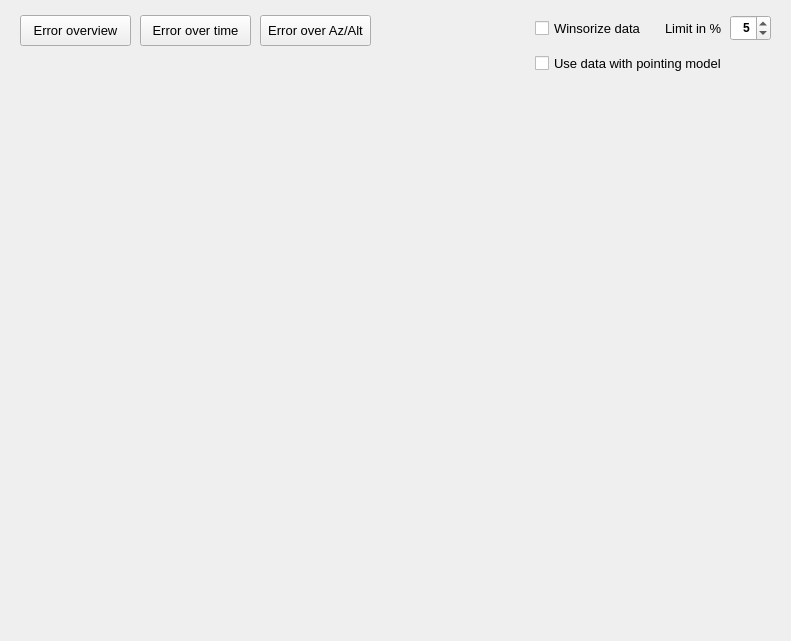
<?xml version="1.0" encoding="UTF-8"?>
<ui version="4.0">
 <class>AnalyseDialog</class>
 <widget class="QWidget" name="AnalyseDialog">
  <property name="geometry">
   <rect>
    <x>0</x>
    <y>0</y>
    <width>791</width>
    <height>641</height>
   </rect>
  </property>
  <property name="windowTitle">
   <string>Analyse</string>
  </property>
  <widget class="QWidget" name="analyse" native="true">
   <property name="geometry">
    <rect>
     <x>10</x>
     <y>115</y>
     <width>771</width>
     <height>516</height>
    </rect>
   </property>
   <property name="font">
    <font>
     <family>Arial</family>
    </font>
   </property>
   <property name="autoFillBackground">
    <bool>true</bool>
   </property>
  </widget>
  <widget class="QPushButton" name="btn_errorTime">
   <property name="geometry">
    <rect>
     <x>140</x>
     <y>15</y>
     <width>111</width>
     <height>31</height>
    </rect>
   </property>
   <property name="font">
    <font>
     <pointsize>10</pointsize>
    </font>
   </property>
   <property name="toolTip">
    <string>&lt;html&gt;&lt;head/&gt;&lt;body&gt;&lt;p&gt;Shows the Ra Dec error of the aligment model from data.&lt;/p&gt;&lt;/body&gt;&lt;/html&gt;</string>
   </property>
   <property name="text">
    <string>Error over time</string>
   </property>
  </widget>
  <widget class="QPushButton" name="btn_errorOverview">
   <property name="geometry">
    <rect>
     <x>20</x>
     <y>15</y>
     <width>111</width>
     <height>31</height>
    </rect>
   </property>
   <property name="font">
    <font>
     <pointsize>10</pointsize>
    </font>
   </property>
   <property name="toolTip">
    <string>&lt;html&gt;&lt;head/&gt;&lt;body&gt;&lt;p&gt;Shows an overview of the aligment model error from data.&lt;/p&gt;&lt;/body&gt;&lt;/html&gt;</string>
   </property>
   <property name="text">
    <string>Error overview</string>
   </property>
  </widget>
  <widget class="QLabel" name="analyseBackground">
   <property name="geometry">
    <rect>
     <x>0</x>
     <y>0</y>
     <width>790</width>
     <height>106</height>
    </rect>
   </property>
   <property name="text">
    <string/>
   </property>
  </widget>
  <widget class="QPushButton" name="btn_errorAzAlt">
   <property name="geometry">
    <rect>
     <x>260</x>
     <y>15</y>
     <width>111</width>
     <height>31</height>
    </rect>
   </property>
   <property name="font">
    <font>
     <pointsize>10</pointsize>
    </font>
   </property>
   <property name="toolTip">
    <string>&lt;html&gt;&lt;head/&gt;&lt;body&gt;&lt;p&gt;Shows the Az Alt error of the aligment model from data.&lt;/p&gt;&lt;/body&gt;&lt;/html&gt;</string>
   </property>
   <property name="text">
    <string>Error over Az/Alt</string>
   </property>
  </widget>
  <widget class="QCheckBox" name="checkWinsorize">
   <property name="geometry">
    <rect>
     <x>535</x>
     <y>15</y>
     <width>111</width>
     <height>26</height>
    </rect>
   </property>
   <property name="font">
    <font>
     <pointsize>10</pointsize>
    </font>
   </property>
   <property name="toolTip">
    <string>&lt;html&gt;&lt;head/&gt;&lt;body&gt;&lt;p&gt;Cuts outlayers by using winsorize method with the given limit.&lt;/p&gt;&lt;/body&gt;&lt;/html&gt;</string>
   </property>
   <property name="layoutDirection">
    <enum>Qt::LeftToRight</enum>
   </property>
   <property name="text">
    <string>Winsorize data</string>
   </property>
   <property name="checked">
    <bool>false</bool>
   </property>
  </widget>
  <widget class="QDoubleSpinBox" name="winsorizeLimit">
   <property name="geometry">
    <rect>
     <x>730</x>
     <y>15</y>
     <width>41</width>
     <height>26</height>
    </rect>
   </property>
   <property name="font">
    <font>
     <family>Arial</family>
     <weight>75</weight>
     <bold>true</bold>
    </font>
   </property>
   <property name="toolTip">
    <string>&lt;html&gt;&lt;head/&gt;&lt;body&gt;&lt;p&gt;&lt;br/&gt;&lt;/p&gt;&lt;/body&gt;&lt;/html&gt;</string>
   </property>
   <property name="alignment">
    <set>Qt::AlignRight|Qt::AlignTrailing|Qt::AlignVCenter</set>
   </property>
   <property name="decimals">
    <number>0</number>
   </property>
   <property name="minimum">
    <double>1.000000000000000</double>
   </property>
   <property name="maximum">
    <double>30.000000000000000</double>
   </property>
   <property name="singleStep">
    <double>1.000000000000000</double>
   </property>
   <property name="value">
    <double>5.000000000000000</double>
   </property>
  </widget>
  <widget class="QLabel" name="label_201">
   <property name="geometry">
    <rect>
     <x>665</x>
     <y>15</y>
     <width>61</width>
     <height>26</height>
    </rect>
   </property>
   <property name="font">
    <font>
     <pointsize>10</pointsize>
    </font>
   </property>
   <property name="text">
    <string>Limit in %</string>
   </property>
  </widget>
  <widget class="QCheckBox" name="checkOptimized">
   <property name="geometry">
    <rect>
     <x>535</x>
     <y>50</y>
     <width>196</width>
     <height>26</height>
    </rect>
   </property>
   <property name="font">
    <font>
     <pointsize>10</pointsize>
    </font>
   </property>
   <property name="toolTip">
    <string>&lt;html&gt;&lt;head/&gt;&lt;body&gt;&lt;p&gt;Cuts outlayers by using winsorize method with the given limit.&lt;/p&gt;&lt;/body&gt;&lt;/html&gt;</string>
   </property>
   <property name="layoutDirection">
    <enum>Qt::LeftToRight</enum>
   </property>
   <property name="text">
    <string>Use data with pointing model</string>
   </property>
   <property name="checked">
    <bool>false</bool>
   </property>
  </widget>
  <zorder>analyseBackground</zorder>
  <zorder>btn_errorTime</zorder>
  <zorder>btn_errorOverview</zorder>
  <zorder>analyse</zorder>
  <zorder>btn_errorAzAlt</zorder>
  <zorder>checkWinsorize</zorder>
  <zorder>winsorizeLimit</zorder>
  <zorder>label_201</zorder>
  <zorder>checkOptimized</zorder>
 </widget>
 <resources/>
 <connections/>
 <designerdata>
  <property name="gridDeltaX">
   <number>5</number>
  </property>
  <property name="gridDeltaY">
   <number>5</number>
  </property>
  <property name="gridSnapX">
   <bool>true</bool>
  </property>
  <property name="gridSnapY">
   <bool>true</bool>
  </property>
  <property name="gridVisible">
   <bool>true</bool>
  </property>
 </designerdata>
</ui>
